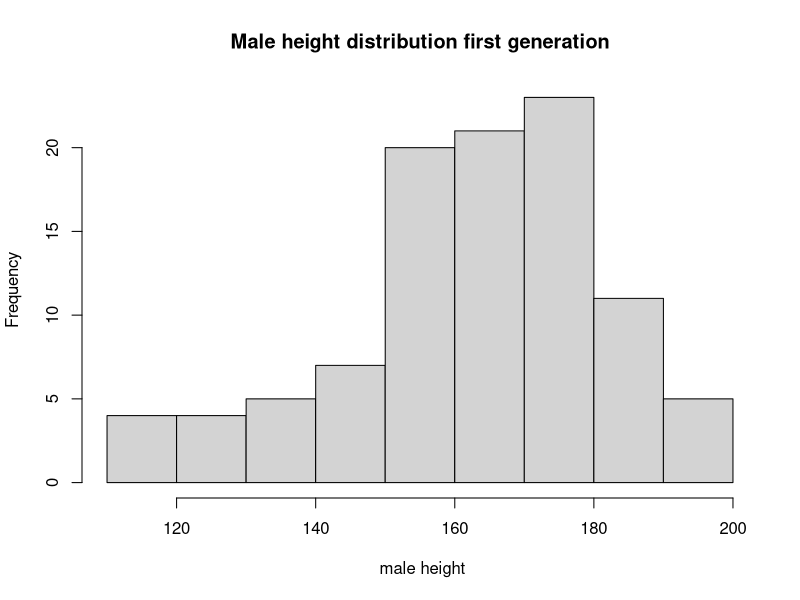
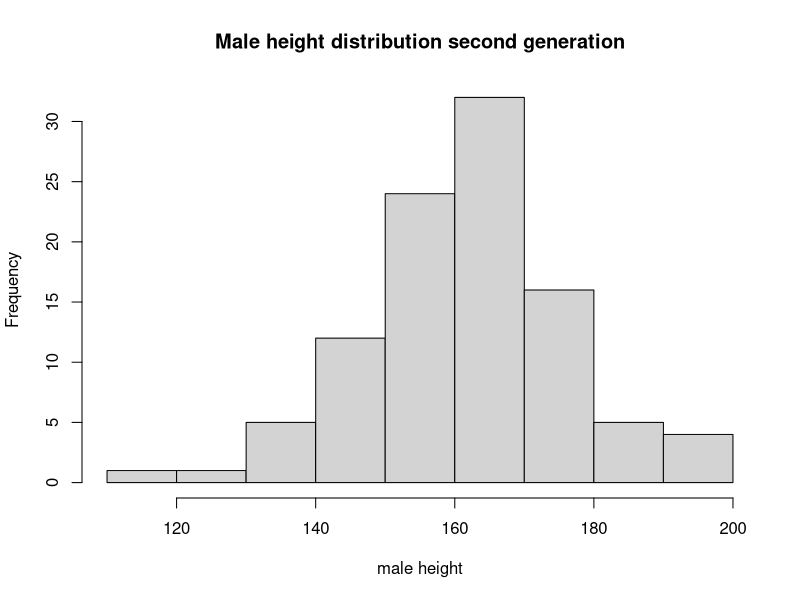
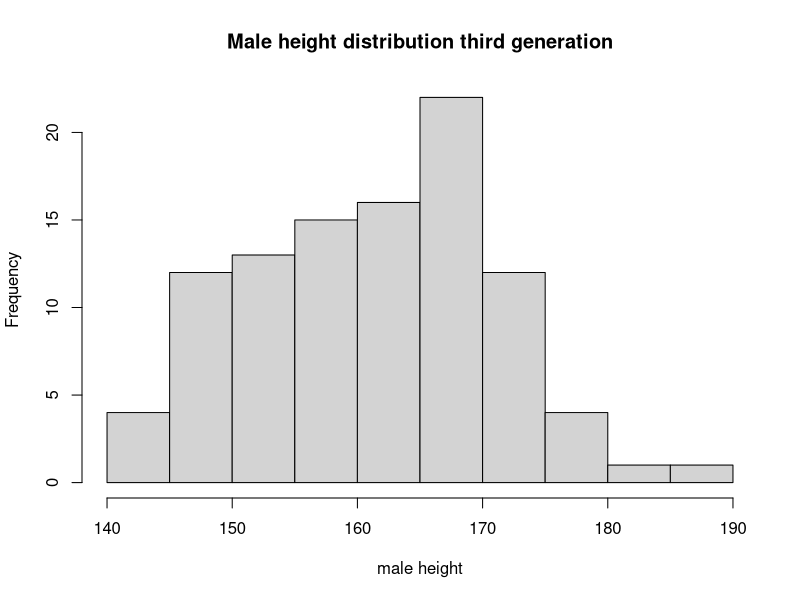
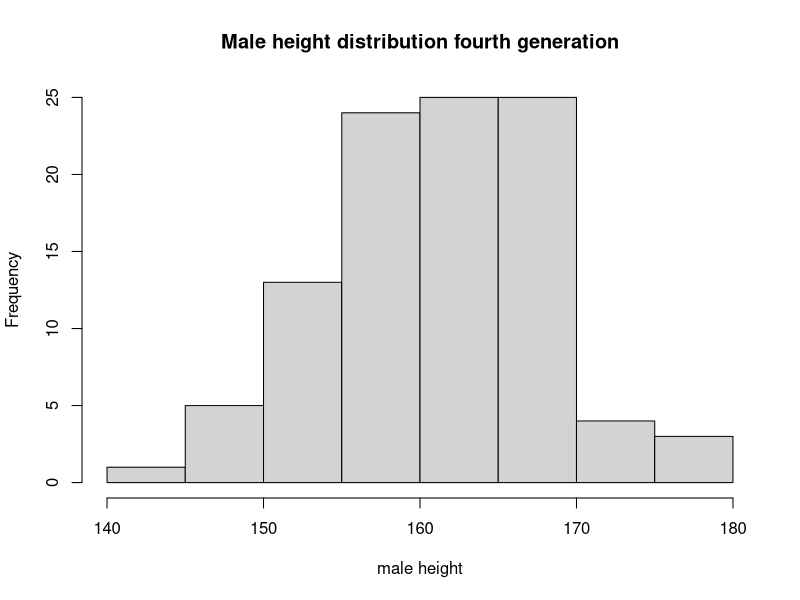
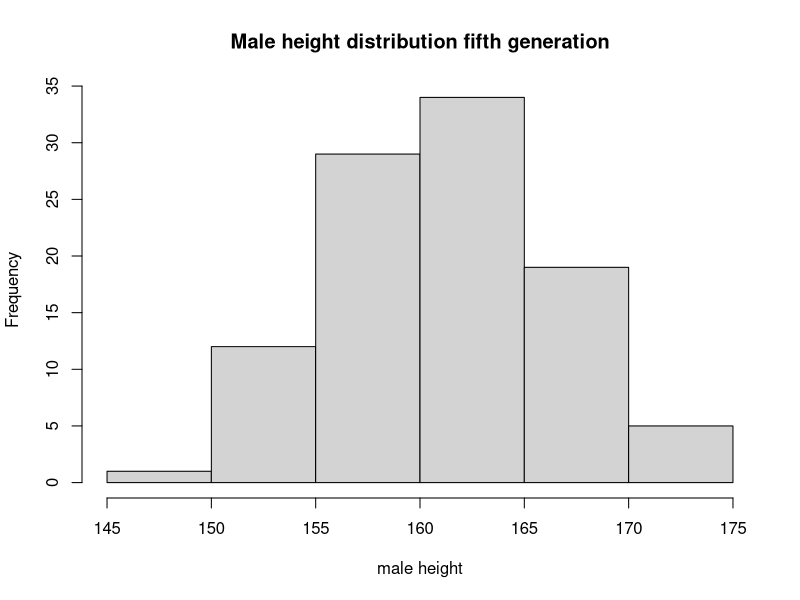
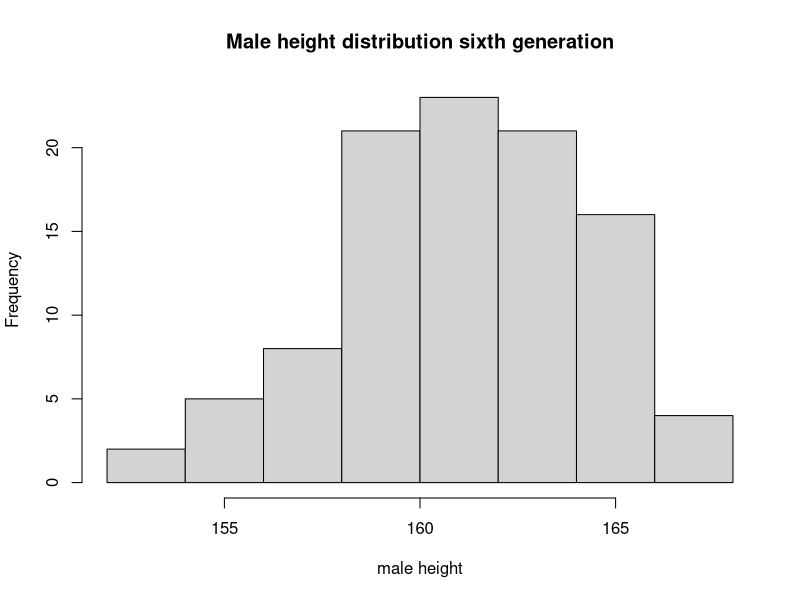
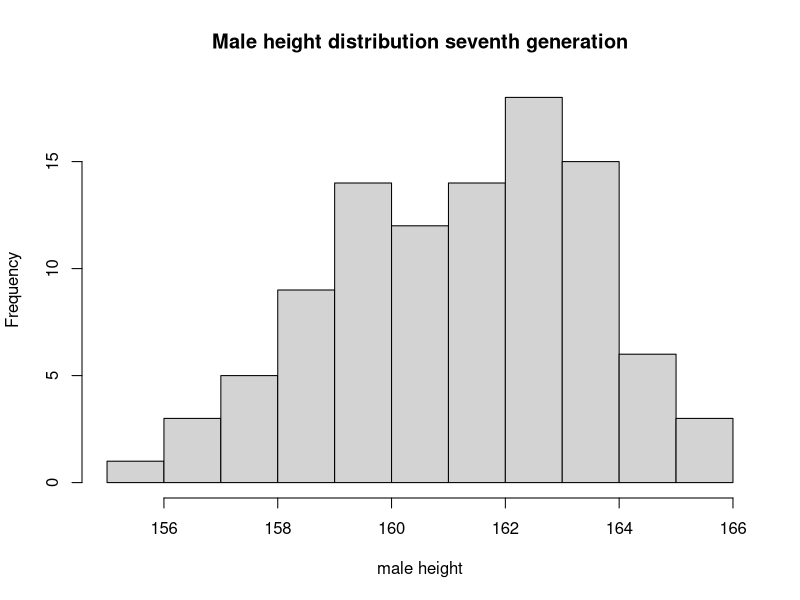
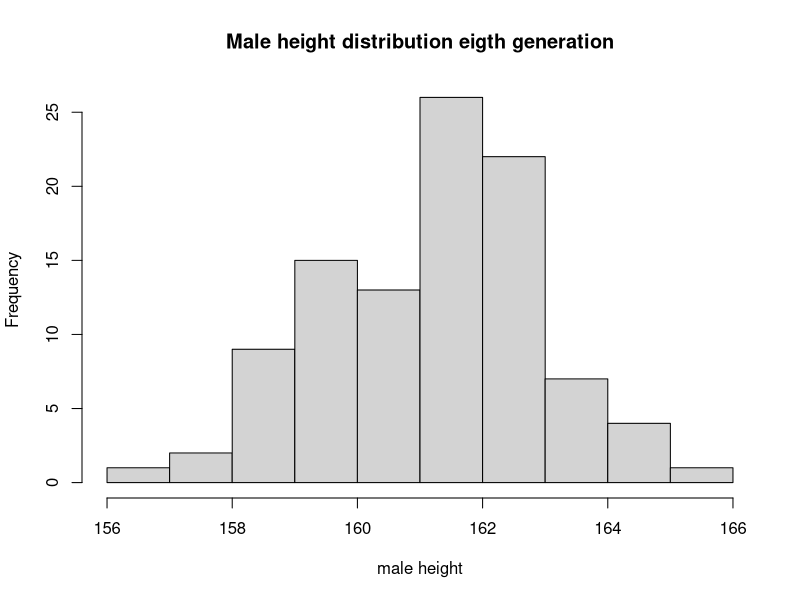

Reproduce these figures in R, in order.
## ---- chunk 1
library("ggplot2")
## ---- chunk 2
pop <- data.frame(m = rnorm(100, 160, 20), f = rnorm(100, 160, 20)) #pop1
next_gen <- function(pop) {
  pop$m <- sample(pop$m)
  pop$m <- rowMeans(pop)
  pop$f <- pop$m
  pop
}
pop2 <- next_gen(pop) 
pop3 <- next_gen(pop2)
pop4 <- next_gen(pop3) 
pop5 <- next_gen(pop4) 
pop6 <- next_gen(pop5) 
pop7 <- next_gen(pop6) 
pop8 <- next_gen(pop7) 
pop9 <- next_gen(pop8) 
hist(pop$m, xlab=" male height", main='Male height distribution first generation')
hist(pop2$m, xlab="male height", main='Male height distribution second generation')
hist(pop3$m, xlab="male height", main='Male height distribution third generation')
hist(pop4$m, xlab="male height", main='Male height distribution fourth generation')
hist(pop5$m, xlab="male height", main='Male height distribution fifth generation')
hist(pop6$m, xlab="male height", main='Male height distribution sixth generation')
hist(pop7$m, xlab="male height", main='Male height distribution seventh generation')
hist(pop8$m, xlab="male height", main='Male height distribution eigth generation')
hist(pop9$m, xlab="male height", main='Male height distribution ninth generation')
## ---- chunk 3
pop$generation <- 1
pop2$generation <- 2
pop3$generation <- 3
pop4$generation <- 4
pop5$generation <- 5
pop6$generation <- 6
pop7$generation <- 7
pop8$generation <- 8
pop9$generation <- 9
newpop <- rbind(pop,pop2,pop3,pop4,pop5,pop6,pop7,pop8,pop9)

ggplot(newpop, aes(m,f)) + geom_point(alpha=0.15, shape = 16, size =2) + facet_wrap(~generation)+
  scale_y_continuous(breaks=seq(120,200,20)) + scale_x_continuous(breaks=seq(100,220,20)) + 
  theme(text = element_text(size=15)) 
## ---- chunk 4
medianone <- rep(NA,10)
medianzero <- rep(NA, 10)
upquanone <- rep(NA,10)
loquanone <- rep(NA, 10)
upquanzero <- rep(NA, 10)
loquanzero <- rep(NA,10)
for(i in c(250, 500, 750, 1000, 1250, 1500, 1750, 2000, 2250, 2500)){
  treatment <- rbinom(i,1,1/2)
  data <- rnorm(i,60,20)
  oned <- which(treatment == 1)
  zerd <- which (treatment == 0)
  data[oned] <- data[oned] + 5
  bmone <- replicate(1000, mean(sample(data[oned],length(data[oned]), replace = TRUE)))
  bmzero <-  replicate(1000, mean(sample(data[zerd],length(data[zerd]), replace = TRUE)))
  medianone[i/250] <- quantile(bmone, prob=0.5)
  medianzero[i/250]<- quantile(bmzero, prob=0.5)
  upquanone[i/250] <- quantile(bmone, prob=0.975)
  loquanone[i/250] <- quantile(bmone, prob=0.025)
  upquanzero[i/250] <- quantile(bmzero, prob=0.975)
  loquanzero[i/250] <- quantile(bmzero, prob=0.025)
}
makeTransparent = function(..., alpha=0.5) {
  if(alpha<0 | alpha>1) stop("alpha must be between 0 and 1")
  alpha = floor(255*alpha)  
  newColor = col2rgb(col=unlist(list(...)), alpha=FALSE)
  .makeTransparent = function(col, alpha) {
    rgb(red=col[1], green=col[2], blue=col[3], alpha=alpha, maxColorValue=255)
  }
  newColor = apply(newColor, 2, .makeTransparent, alpha=alpha)
  return(newColor)
}
plot(1:10, medianone, type='l', xlab=" ", ylab=" ", ylim=c(50,75))
lines(1:10, medianzero)
polygon(x=c(seq(1,10), seq(10,1)),
        y=c(upquanone,rev(loquanone)), border=NA, col=makeTransparent('red',alpha=0.5))
polygon(x=c(seq(1,10), seq(10,1)),
        y=c(upquanzero,rev(loquanzero)), border=NA, col=makeTransparent('blue',alpha=0.5))

## ---- chunk 5
set.seed(8)
makePatient <- function() {
  vowel <- grep("[aeiou]", letters)
  cons <- grep("[^aeiou]", letters)
  name <- paste(sample(LETTERS[cons], 1), sample(letters[vowel], 1), sample(letters[cons], 1), sep='')
  gender <- factor(sample(0:1, 1), levels=0:1, labels=c('female','male'))
  dob <- as.Date(sample(7500, 1), origin="1970-01-01")
  n <- sample(6, 1)
  doa <- as.Date(sample(1500, n), origin="2010-01-01")
  pulse <- round(rnorm(n, 80, 10))
  temp <- round(rnorm(n, 98.4, 0.3), 2)
  fluid <- round(runif(n), 2)
  list(name, gender, dob, doa, pulse, temp, fluid)
}
patient <- function(x) {
  output <- makePatient()
  
  value <- list(output[1],output[2],output[3],output[4],output[5],
                output[6],output[7])
  names(value) <- c("name", "gender", "date_of_birth","date_of_admission",
                     "pulse","temperature","fluid")
  
  attr(value, "class") <- "medicalRecord"
  value
}
medicalrecord <- patient()
medicalrecord
class(medicalrecord)
## ---- chunk 6
#mean
mean.medicalRecord <- function(obj){
  cat("average pulse:", mean(unlist(obj$pulse)), "\n" )
  cat("average temperature:",mean(unlist(obj$temp)), "\n" )
  cat("average fluid:",mean(unlist(obj$fluid)), "\n" )
}
mean(medicalrecord)
#plot
plot.medicalRecord <- function(obj){
  par(mfrow=c(1,3))
  plot(unlist(obj$pulse), type='l', col="blue", main="Pulse measurement",
       ylab="pulse", xlab='each admission') 
  plot(unlist(obj$temp), type='l', col="red", main="Temperature measurement",
       ylab="temperature(F)", xlab='each admission') 
  plot(unlist(obj$fluid), type='l', col="green", main="Fluid measurement",
       ylab="fluid", xlab='each admission') 
  
}
plot(medicalrecord)

#print
print.medicalRecord <- function(obj) {
  doa <- do.call(unlist, obj$date_of_admission)
  pulse <- do.call(unlist, obj$pulse)
  temp <-do.call(unlist, obj$temperature)
  fluid <- do.call(unlist, obj$fluid)
  matm <- matrix(NA, ncol=length(doa), nrow=3)
  colnames(matm) <- as.character(doa)
  rownames(matm) <- c("pulse", "temperature", "fluid")
  for(i in 1:length(doa)){
    matm[1,i] <- pulse[i]
    matm[2,i] <- temp[i]
    matm[3,i] <- fluid[i]
  }
  a <- list(matm)
  names(a) <- obj$name
  return(a)
}
print(medicalrecord)
## ---- chunk 7
set.seed(8)
makecohortPatient <- function() {
  cohort <- c()
  for(i in 1:10){
    vowel <- grep("[aeiou]", letters)
    cons <- grep("[^aeiou]", letters)
    name <- paste(sample(LETTERS[cons], 1), sample(letters[vowel], 1), sample(letters[cons], 1), sep='')
    gender <- factor(sample(0:1, 1), levels=0:1, labels=c('female','male'))
    dob <- as.Date(sample(7500, 1), origin="1970-01-01")
    n <- sample(6, 1)
    doa <- as.Date(sample(1500, n), origin="2010-01-01")
    pulse <- round(rnorm(n, 80, 10))
    temp <- round(rnorm(n, 98.4, 0.3), 2)
    fluid <- round(runif(n), 2)
    indi <- list(name=name, gender=as.character(gender), dob=as.character(dob), doa=as.character(doa), pulse=pulse, temp=temp, fluid=fluid)
    cohort <- c(cohort, indi)
  }
  return(cohort)
}
group <- makecohortPatient()
class(group) <- "cohort"
#take mean of all patients
mean.cohort <- function(obj){
  pulsetotal <- rep(NA, 10)
  temptotal <- rep(NA, 10)
  fluidtotal <- rep(NA, 10)
  for(i in 1:10){
    pulsetotal[i] <- mean(unlist(obj[(7*i)-2]))
    temptotal[i] <-  mean(unlist(obj[(7*i)-1]))
    fluidtotal[i] <- mean(unlist(obj[7*i]))
  }
  cat("average pulse:", pulsetotal, "\n" )
  cat("average temperature:",temptotal, "\n" )
  cat("average fluid:",fluidtotal, "\n" )
}
mean(group)
#print all patients' measurements according to dates
print.cohort <- function(obj){
  thislist <- list(0,0,0,0,0,0,0,0,0,0)
  for(i in 1:10){
    doaa <- unlist(obj[(7*i) - 3])
    mat <- matrix(NA, ncol=length(doaa), nrow=3)
    pulse <- unlist(obj[(7*i)-2])
    temp <-unlist(obj[(7*i)-1])
    fluid <- unlist(obj[7*i])
    colnames(mat) <- as.character(doaa)
    rownames(mat) <- c("pulse", "temperature", "fluid")
    for(k in 1:length(doaa)){
      mat[1,k] <- pulse[k]
      mat[2,k] <- temp[k]
      mat[3,k] <- fluid[k]
    }
    thislist[[i]] <- mat
  
  }
  return(thislist)
}
print(group)
